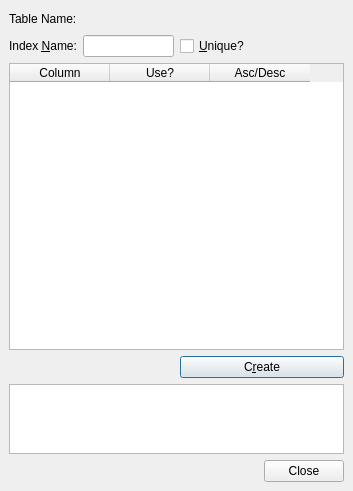
<?xml version="1.0" encoding="UTF-8"?>
<ui version="4.0">
 <class>CreateIndexDialog</class>
 <widget class="QDialog" name="CreateIndexDialog">
  <property name="geometry">
   <rect>
    <x>0</x>
    <y>0</y>
    <width>353</width>
    <height>491</height>
   </rect>
  </property>
  <property name="sizePolicy">
   <sizepolicy hsizetype="Preferred" vsizetype="Preferred">
    <horstretch>0</horstretch>
    <verstretch>0</verstretch>
   </sizepolicy>
  </property>
  <property name="windowTitle">
   <string>Create Index</string>
  </property>
  <layout class="QGridLayout">
   <property name="leftMargin">
    <number>9</number>
   </property>
   <property name="topMargin">
    <number>9</number>
   </property>
   <property name="rightMargin">
    <number>9</number>
   </property>
   <property name="bottomMargin">
    <number>9</number>
   </property>
   <property name="spacing">
    <number>6</number>
   </property>
   <item row="1" column="1">
    <widget class="QCheckBox" name="uniqueCheckBox">
     <property name="text">
      <string>&amp;Unique?</string>
     </property>
    </widget>
   </item>
   <item row="0" column="0" colspan="2">
    <layout class="QHBoxLayout">
     <property name="spacing">
      <number>6</number>
     </property>
     <property name="leftMargin">
      <number>0</number>
     </property>
     <property name="topMargin">
      <number>0</number>
     </property>
     <property name="rightMargin">
      <number>0</number>
     </property>
     <property name="bottomMargin">
      <number>0</number>
     </property>
     <item>
      <widget class="QLabel" name="label">
       <property name="text">
        <string>Table Name:</string>
       </property>
      </widget>
     </item>
     <item>
      <layout class="QHBoxLayout">
       <property name="spacing">
        <number>6</number>
       </property>
       <property name="leftMargin">
        <number>0</number>
       </property>
       <property name="topMargin">
        <number>0</number>
       </property>
       <property name="rightMargin">
        <number>0</number>
       </property>
       <property name="bottomMargin">
        <number>0</number>
       </property>
       <item>
        <spacer>
         <property name="orientation">
          <enum>Qt::Horizontal</enum>
         </property>
         <property name="sizeHint" stdset="0">
          <size>
           <width>40</width>
           <height>20</height>
          </size>
         </property>
        </spacer>
       </item>
      </layout>
     </item>
    </layout>
   </item>
   <item row="1" column="0">
    <layout class="QHBoxLayout">
     <property name="spacing">
      <number>6</number>
     </property>
     <property name="leftMargin">
      <number>0</number>
     </property>
     <property name="topMargin">
      <number>0</number>
     </property>
     <property name="rightMargin">
      <number>0</number>
     </property>
     <property name="bottomMargin">
      <number>0</number>
     </property>
     <item>
      <widget class="QLabel" name="label_3">
       <property name="text">
        <string>Index &amp;Name:</string>
       </property>
       <property name="buddy">
        <cstring>indexNameEdit</cstring>
       </property>
      </widget>
     </item>
     <item>
      <widget class="QLineEdit" name="indexNameEdit">
       <property name="maxLength">
        <number>30</number>
       </property>
      </widget>
     </item>
    </layout>
   </item>
   <item row="3" column="0">
    <spacer>
     <property name="orientation">
      <enum>Qt::Horizontal</enum>
     </property>
     <property name="sizeHint" stdset="0">
      <size>
       <width>291</width>
       <height>20</height>
      </size>
     </property>
    </spacer>
   </item>
   <item row="3" column="1">
    <widget class="QPushButton" name="createButton">
     <property name="text">
      <string>C&amp;reate</string>
     </property>
    </widget>
   </item>
   <item row="5" column="0" colspan="2">
    <widget class="QDialogButtonBox" name="buttonBox">
     <property name="orientation">
      <enum>Qt::Horizontal</enum>
     </property>
     <property name="standardButtons">
      <set>QDialogButtonBox::Close</set>
     </property>
    </widget>
   </item>
   <item row="2" column="0" colspan="2">
    <widget class="QTableWidget" name="tableColumns">
     <property name="sizePolicy">
      <sizepolicy hsizetype="Expanding" vsizetype="Expanding">
       <horstretch>1</horstretch>
       <verstretch>0</verstretch>
      </sizepolicy>
     </property>
     <property name="alternatingRowColors">
      <bool>true</bool>
     </property>
     <property name="selectionBehavior">
      <enum>QAbstractItemView::SelectRows</enum>
     </property>
     <property name="columnCount">
      <number>3</number>
     </property>
     <column>
      <property name="text">
       <string>Column</string>
      </property>
     </column>
     <column>
      <property name="text">
       <string>Use?</string>
      </property>
     </column>
     <column>
      <property name="text">
       <string>Asc/Desc</string>
      </property>
     </column>
    </widget>
   </item>
   <item row="4" column="0" colspan="2">
    <widget class="QTextEdit" name="resultEdit">
     <property name="maximumSize">
      <size>
       <width>16777215</width>
       <height>70</height>
      </size>
     </property>
     <property name="readOnly">
      <bool>true</bool>
     </property>
    </widget>
   </item>
  </layout>
 </widget>
 <tabstops>
  <tabstop>indexNameEdit</tabstop>
  <tabstop>uniqueCheckBox</tabstop>
  <tabstop>tableColumns</tabstop>
  <tabstop>buttonBox</tabstop>
 </tabstops>
 <resources/>
 <connections>
  <connection>
   <sender>buttonBox</sender>
   <signal>accepted()</signal>
   <receiver>CreateIndexDialog</receiver>
   <slot>accept()</slot>
   <hints>
    <hint type="sourcelabel">
     <x>248</x>
     <y>254</y>
    </hint>
    <hint type="destinationlabel">
     <x>157</x>
     <y>274</y>
    </hint>
   </hints>
  </connection>
  <connection>
   <sender>buttonBox</sender>
   <signal>rejected()</signal>
   <receiver>CreateIndexDialog</receiver>
   <slot>reject()</slot>
   <hints>
    <hint type="sourcelabel">
     <x>316</x>
     <y>260</y>
    </hint>
    <hint type="destinationlabel">
     <x>286</x>
     <y>274</y>
    </hint>
   </hints>
  </connection>
 </connections>
</ui>
